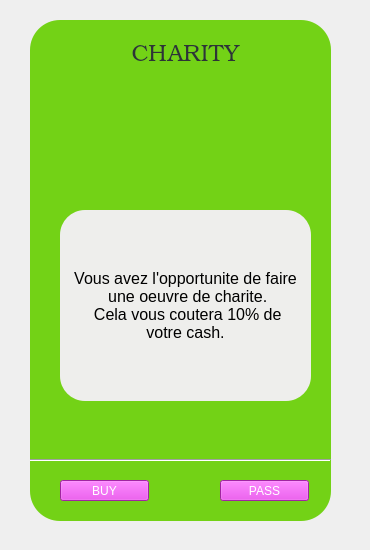
       <widget class="QWidget" name="interface_charite">
        <widget class="QPlainTextEdit" name="affichage_carte_3">
         <property name="geometry">
          <rect>
           <x>30</x>
           <y>20</y>
           <width>301</width>
           <height>501</height>
          </rect>
         </property>
         <property name="styleSheet">
          <string notr="true">background-color: rgb(115, 210, 22);
border-radius:30px;</string>
         </property>
         <property name="backgroundVisible">
          <bool>false</bool>
         </property>
         <property name="centerOnScroll">
          <bool>true</bool>
         </property>
        </widget>
        <widget class="QPushButton" name="passer_sur_charite">
         <property name="geometry">
          <rect>
           <x>220</x>
           <y>480</y>
           <width>89</width>
           <height>21</height>
          </rect>
         </property>
         <property name="styleSheet">
          <string notr="true">font: 13pt &quot;Ubuntu&quot;;
color: white;
background-color: rgb(224, 52, 226);</string>
         </property>
         <property name="text">
          <string>PASS</string>
         </property>
        </widget>
        <widget class="QLabel" name="titre_charite">
         <property name="geometry">
          <rect>
           <x>60</x>
           <y>40</y>
           <width>251</width>
           <height>31</height>
          </rect>
         </property>
         <property name="font">
          <font>
           <family>URW Bookman L</family>
           <pointsize>17</pointsize>
           <weight>9</weight>
           <italic>false</italic>
           <bold>false</bold>
          </font>
         </property>
         <property name="styleSheet">
          <string notr="true">color: rgb(46, 52, 54);
background-image: url(:/images/backg.jpg);
font: 75 17pt &quot;URW Bookman L&quot;;
border-radius:8px;</string>
         </property>
         <property name="text">
          <string>CHARITY</string>
         </property>
         <property name="alignment">
          <set>Qt::AlignCenter</set>
         </property>
        </widget>
        <widget class="QLabel" name="Info_charite">
         <property name="geometry">
          <rect>
           <x>60</x>
           <y>210</y>
           <width>251</width>
           <height>191</height>
          </rect>
         </property>
         <property name="font">
          <font>
           <pointsize>12</pointsize>
          </font>
         </property>
         <property name="styleSheet">
          <string notr="true">background-color: rgb(238, 238, 236);
border-radius:25px;</string>
         </property>
         <property name="text">
          <string>Vous avez l'opportunite de faire 
 une oeuvre de charite.
 Cela vous coutera 10% de 
 votre cash. </string>
         </property>
         <property name="alignment">
          <set>Qt::AlignCenter</set>
         </property>
        </widget>
        <widget class="QPushButton" name="faire_la_charite">
         <property name="geometry">
          <rect>
           <x>60</x>
           <y>480</y>
           <width>89</width>
           <height>21</height>
          </rect>
         </property>
         <property name="styleSheet">
          <string notr="true">font: 13pt &quot;Ubuntu&quot;;
color: white;
background-color: rgb(224, 52, 226);</string>
         </property>
         <property name="text">
          <string>BUY</string>
         </property>
        </widget>
        <widget class="QLabel" name="photo_charite">
         <property name="geometry">
          <rect>
           <x>110</x>
           <y>90</y>
           <width>161</width>
           <height>111</height>
          </rect>
         </property>
         <property name="styleSheet">
          <string notr="true">border-image: url(:/images/img_charite.png);</string>
         </property>
         <property name="text">
          <string/>
         </property>
        </widget>
        <widget class="Line" name="line_4">
         <property name="geometry">
          <rect>
           <x>30</x>
           <y>450</y>
           <width>301</width>
           <height>20</height>
          </rect>
         </property>
         <property name="orientation">
          <enum>Qt::Horizontal</enum>
         </property>
        </widget>
        <widget class="QLabel" name="label_29">
         <property name="geometry">
          <rect>
           <x>0</x>
           <y>0</y>
           <width>361</width>
           <height>541</height>
          </rect>
         </property>
         <property name="styleSheet">
          <string notr="true">background-image: url(:/images/backg.jpg);</string>
         </property>
         <property name="text">
          <string/>
         </property>
        </widget>
        <zorder>label_29</zorder>
        <zorder>affichage_carte_3</zorder>
        <zorder>passer_sur_charite</zorder>
        <zorder>titre_charite</zorder>
        <zorder>Info_charite</zorder>
        <zorder>faire_la_charite</zorder>
        <zorder>photo_charite</zorder>
        <zorder>line_4</zorder>
       </widget>
